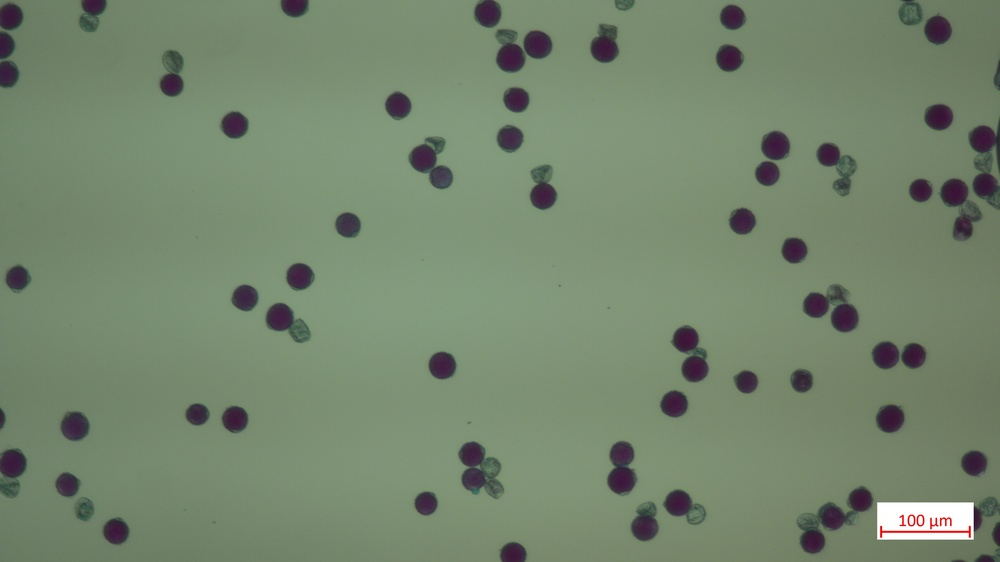
#> input picture input/pollen1.jpg, 1000 x 562 px, shrunk from 3840 x 2160 before the run
$ python hough_transform.py
#> lines starting #> are read from the running program, lines starting #| are printed output that depends on the picture; after the words box and inside, x2 and y2 are one past the last pixel; in counts of white or black regions, pixels touching at a corner belong together
import numpy as np
import cv2 as cv
from matplotlib import pyplot as plt


img1 = cv.imread('./input/pollen1.jpg')
#> img1 is the input picture: shape (562, 1000, 3); mean B, G, R 109.4, 133.9, 117.3
img1_gray = cv.cvtColor(img1, cv.COLOR_BGR2HSV)
#> img1_gray: shape (562, 1000, 3); mean H, S, V 55.4, 51.5, 135
img1_gray = cv.split(img1_gray)[2]
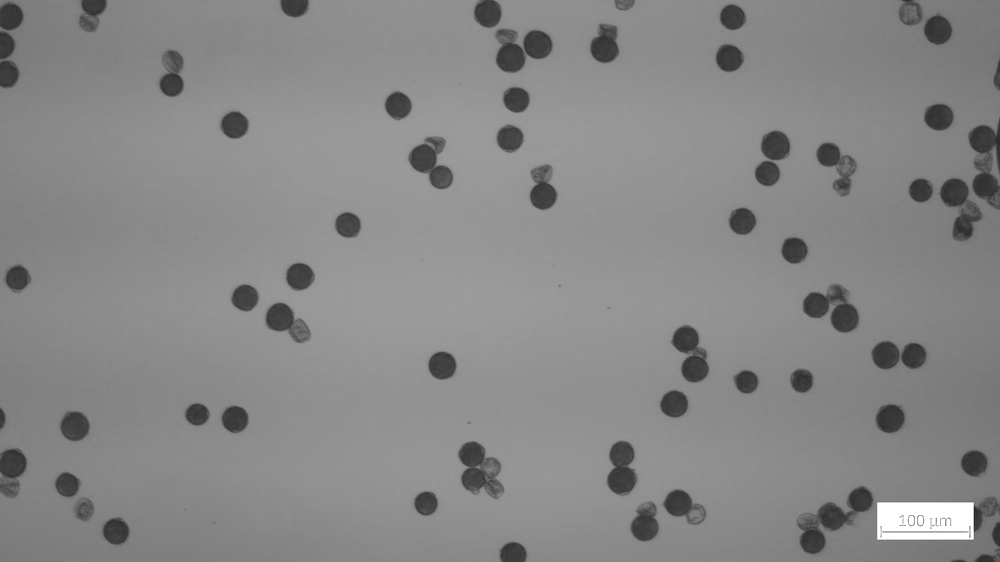
#> img1_gray: shape (562, 1000); min 34, max 255, mean 135
#img1_gray = cv.medianBlur(img1_gray, 5)

cv.imwrite("./output/output1.jpg", img1_gray)

hist = cv.calcHist(img1_gray, [0], None, [256], [0, 256])
#> hist = 256 values, max 101 at index 144, min 0 at index 0, mean 3.91
mode = np.argmax(hist)
#> mode = 144
_, img2 = cv.threshold(img1_gray, mode - 70, mode, cv.THRESH_BINARY)
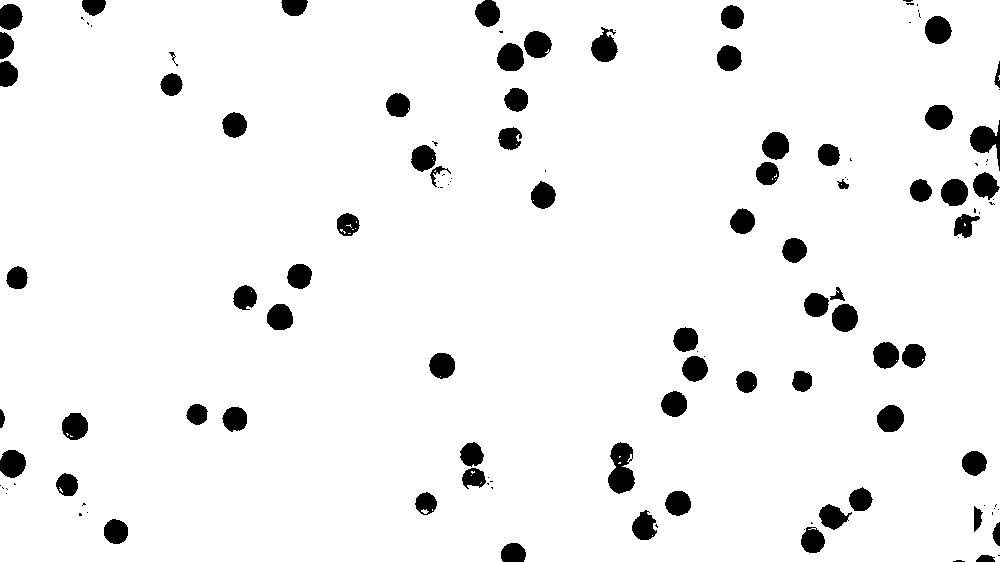
#> img2: shape (562, 1000); values 0 (black) and 144 (white), 94.5% white; 128 black regions (56 under 20 px), largest, box (x1, y1, x2, y2) and area: (608, 442, 635, 494) 962, (970, 120, 1000, 171) 674, (591, 27, 618, 62) 603
_, img2 = cv.threshold(img1_gray, mode - 70, 255, cv.THRESH_BINARY)

img2 = cv.erode(img2, np.ones((3, 3), np.uint8), iterations=10)
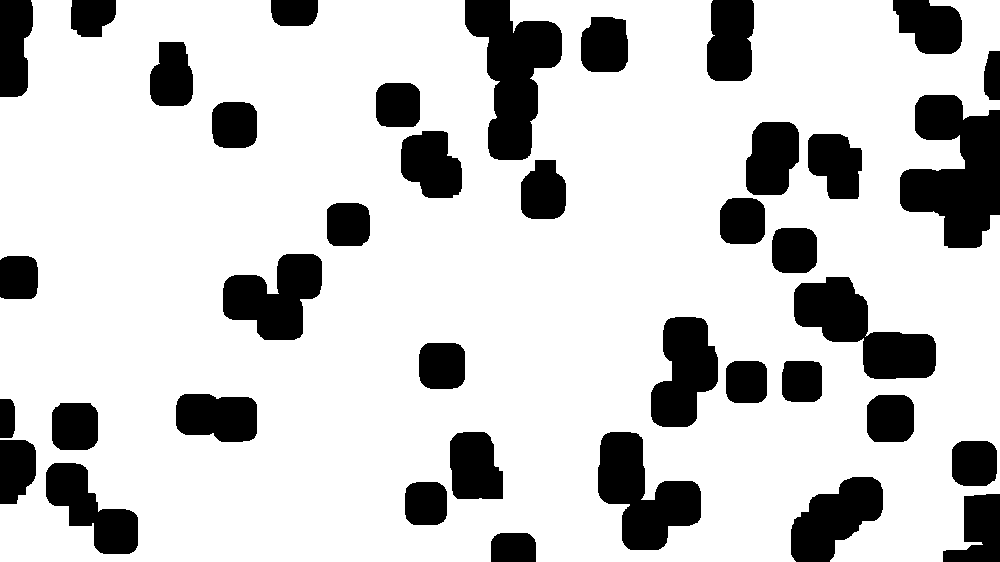
#> img2: shape (562, 1000); 79.3% white; 39 black regions, largest, box (x1, y1, x2, y2) and area: (900, 95, 1000, 248) 9855, (465, 0, 562, 160) 8517, (794, 277, 936, 379) 6941
img2 = cv.dilate(img2, np.ones((3, 3), np.uint8), iterations=10)
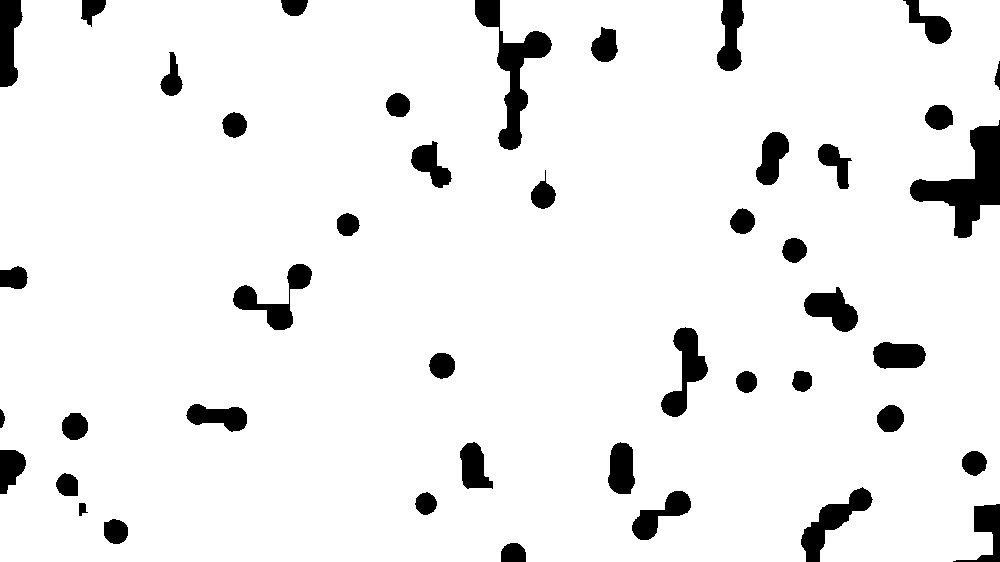
#> img2: shape (562, 1000); 93.1% white; 44 black regions, largest, box (x1, y1, x2, y2) and area: (910, 120, 1000, 238) 4196, (475, 0, 552, 150) 3247, (801, 487, 873, 562) 1819

cv.imwrite("./output/output2.jpg", img2)

_, img3 = cv.threshold(img1_gray, 80, 100, cv.THRESH_BINARY)
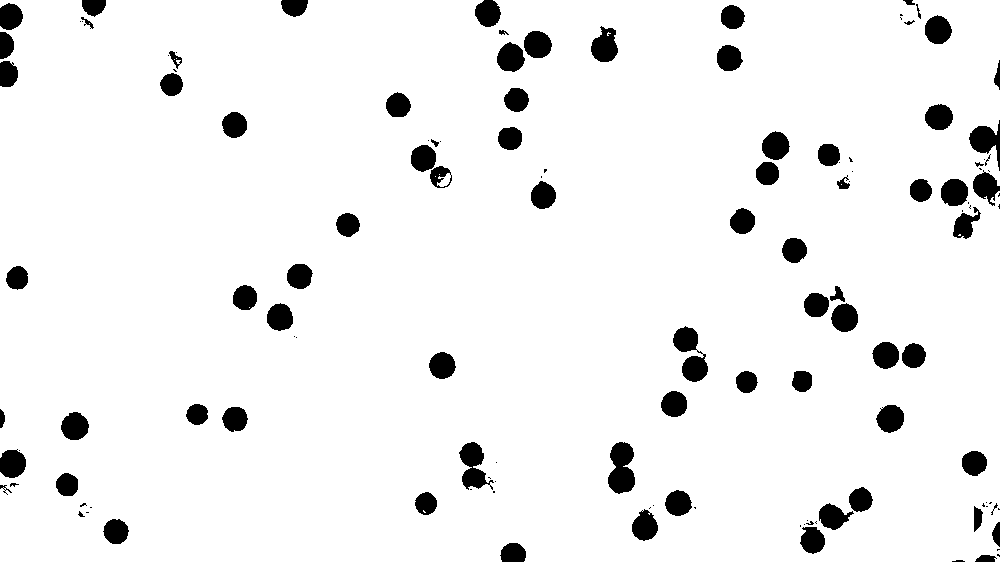
#> img3: shape (562, 1000); values 0 (black) and 100 (white), 94.1% white; 132 black regions (50 under 20 px), largest, box (x1, y1, x2, y2) and area: (673, 326, 708, 382) 1052, (608, 442, 635, 494) 1034, (459, 442, 494, 490) 874


cv.imwrite("./output/output3.jpg", img3)


"""


rows = img1.shape[0]
circles = cv.HoughCircles(img2, cv.HOUGH_GRADIENT, 1,
                            rows/25, param1=200, param2=10,
                            minRadius=30, maxRadius=200)


if circles is not None:
    print(len(circles[0]))
    circles = np.uint16(np.around(circles))
    for i in circles[0, :]:
        center = (i[0], i[1])
        # circle center
        cv.circle(img1, center, 1, (0, 100, 100), 3)
        # circle outline
        radius = i[2]
        cv.circle(img1, center, radius, (255, 0, 255), 3)

cv.imwrite("./output/output3.jpg", img1)
"""

$ run again, with input/pollen2.jpg copied over input/pollen1.jpg
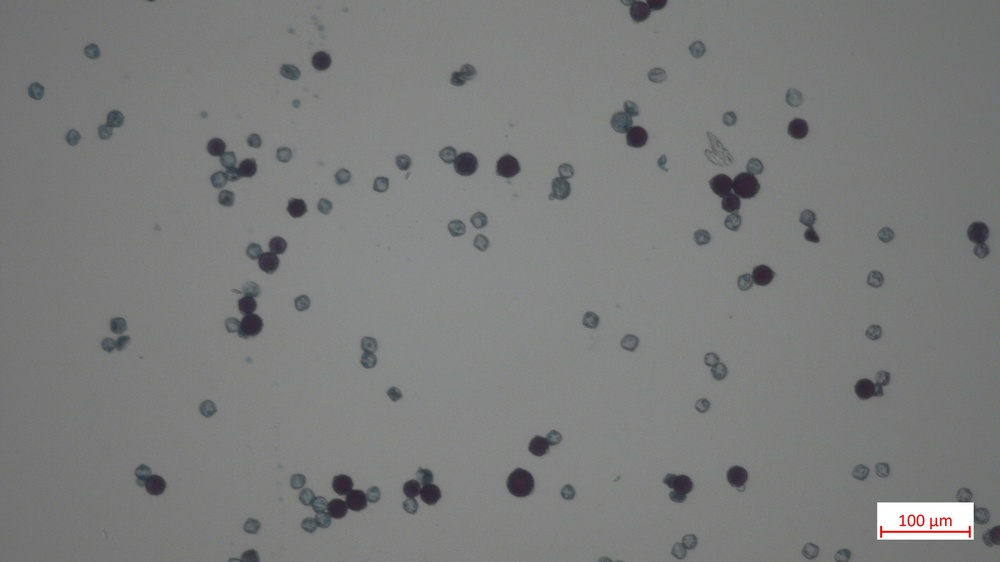
#> input picture input/pollen2.jpg, 1000 x 562 px, shrunk from 3840 x 2160 before the run
#> img1 is the input picture: shape (562, 1000, 3); mean B, G, R 123.9, 124.5, 123.9
#> hist = 256 values, max 88 at index 127, min 0 at index 0, mean 3.91
#> mode = 127
#> `_, img2 = cv.threshold(img1_gray, mode - 70, mode, cv.THRESH_BINARY)`:
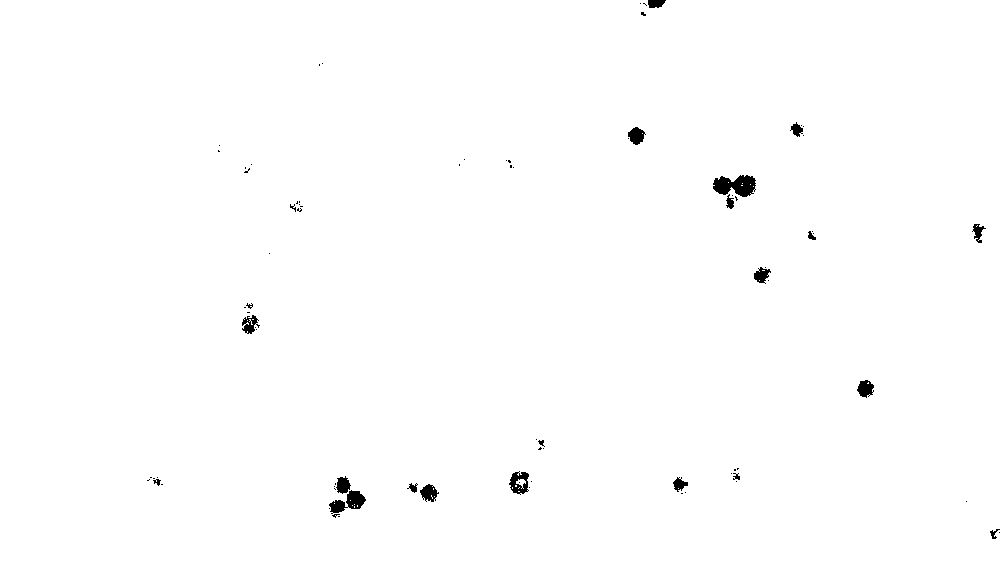
#> img2: shape (562, 1000); values 0 (black) and 127 (white), 99.4% white; 83 black regions (61 under 20 px), largest, box (x1, y1, x2, y2) and area: (713, 175, 756, 197) 648, (329, 490, 366, 514) 431, (509, 471, 529, 495) 283
#> `_, img3 = cv.threshold(img1_gray, 80, 100, cv.THRESH_BINARY)`:
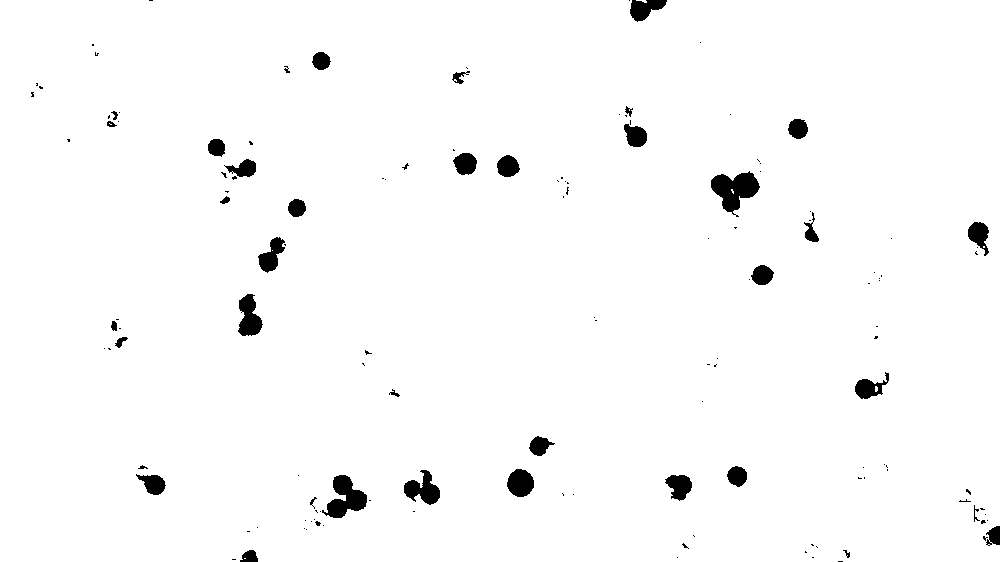
#> img3: shape (562, 1000); values 0 (black) and 100 (white), 97.9% white; 138 black regions (100 under 20 px), largest, box (x1, y1, x2, y2) and area: (711, 171, 760, 217) 1202, (322, 475, 367, 518) 1018, (404, 470, 440, 505) 687
